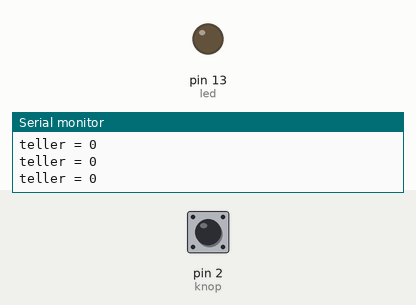
Simulated run of this sketch. Board: Arduino Uno, built with avr-gcc and run on an emulated ATmega328P. On the bench: output pins drawn as LEDs (lit = HIGH), the last lines printed to the serial monitor. Inputs (shaded band) come from the test bench; at power-on: pin 2 (knop) LOW.

Above: at 1.2 s.
1.3 s: pin 2 (knop) pulled HIGH for 3.2 s
At 3.1 s:
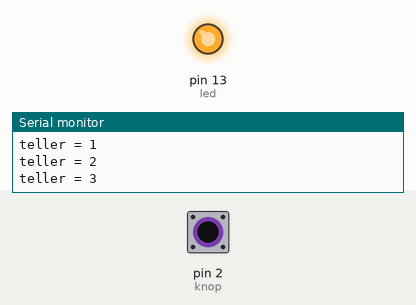
6.0 s: pin 2 (knop) pulsed HIGH 2 times (0.12 s each, 0.3 s apart)
9.6 s: pin 2 (knop) pulled HIGH for 0.15 s
12.7 s: pin 2 (knop) pulled HIGH for 1 s
16.7 s: pin 2 (knop) pulsed HIGH 5 times (0.12 s each, 0.3 s apart)
Timing chart, 0 to 19.7 s (numbered marks = the images above; inputs shaded):
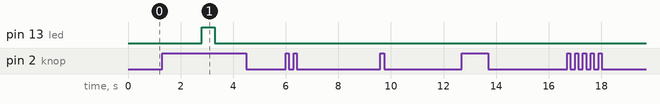

Measured:
- after the input at 1.3 s, pin 13 (led): LOW → HIGH after 1.5 s, → LOW 0.50 s later

The sketch:

_10_Tellen.ino
```cpp
/*
  Tellen
  Als je de knop 3x indrukt wordt gaat de led (verbonden met pin 13)aan.
  In de monitor kun je zien hoe vaak je de knop hebt ingedrukt

*/
int knop = 2;       // knop aan pin 2
int led =  13;       // led aan pin 13
int toestandknop = 0;   // variabele voor het lezen van de knop
int teller = 0;

void setup() {
  pinMode(led, OUTPUT);     //ledpin is output
  pinMode(knop, INPUT);     //knop is input
  Serial.begin(9600);

}

void loop() {
  Serial.print("teller = ");
  Serial.println(teller);             // print de waarde van de teller in het monitor-scherm
  toestandknop = digitalRead(knop);   //toestandknop is de waarde van knop
  if (toestandknop == HIGH) {         //controleer of de knop ingedrukt is
     teller++;                        // teller++ is een afkorting van teller=teller+1 - de waarde van teller wordt met één verhoogd
     delay(500);                      // even tijd om de knop los te laten
  }

  if (teller == 3) {
    digitalWrite(led, HIGH);          //indien 3x gedrukt: led aan
  }
  else {
    digitalWrite(led, LOW);           //anders: led uit
  }
}
/*
  Extra Opdracht 1:
  Verander de sketch zo dat:
  De teller bij de 6de keer drukken weer bij 0 begint (0, 1, 2, 3, 4, 5, 0, 1 ....)

  Extra Opdracht 2:
  Voeg een tweede knop toe.
  Verander de sketch zo dat:
  De teller terugtelt als je op de tweede knop drukt. Als je bij een tellerstand 0 op deze knop
  drukt dan moet de waarde van de teller naar 5 (5, 4, 3, 2, 1, 0, 5, 4, ...)

*/
```
